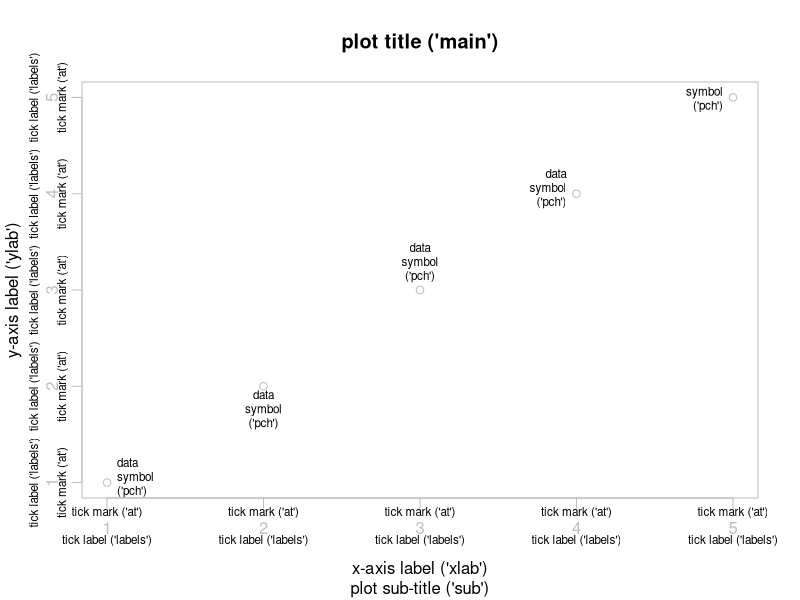

R code for this plot:
plot(1:5, main="plot title ('main')", 
     sub="plot sub-title ('sub')",
     xlab="x-axis label ('xlab')",
     ylab="y-axis label ('ylab')", 
     col="grey", axes=FALSE)
box(col="grey")
axis(1, col="grey", col.axis="grey")
axis(2, col="grey", col.axis="grey")
text(1:5, 1:5, "data\nsymbol\n('pch')", cex=.7, pos=c(4, 1, 3, 2, 2))
mtext("tick label ('labels')", side=1, line=1.5, at=1:5, cex=.7)
mtext("tick mark ('at')", side=1, line=.1, at=1:5, cex=.7)
mtext("tick label ('labels')", side=2, line=2, at=1:5, cex=.7)
mtext("tick mark ('at')", side=2, line=.6, at=1:5, cex=.7)
